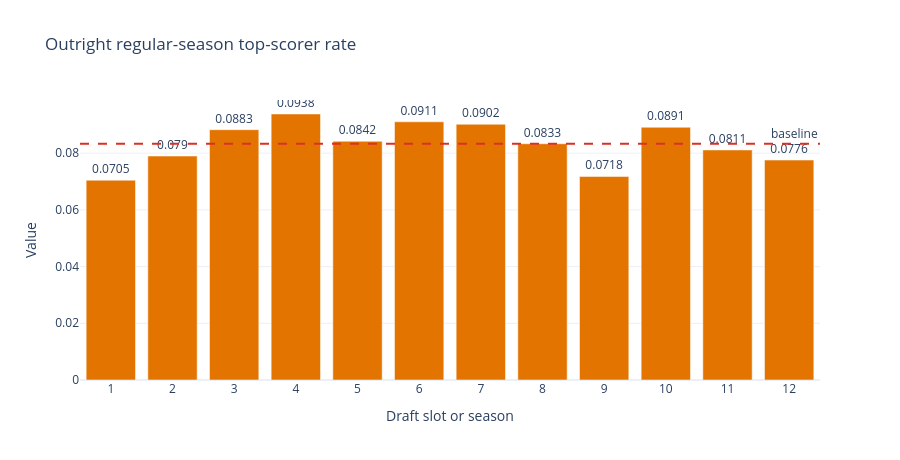

Notebook source saved alongside this figure:
### Markdown cell above
### What this cell does

- Plots the requested outright regular-season top-scorer rate by slot.

### Code cell
# CELL [8 top-scorer-chart]
svg_bar(ROOT / 'artifacts/eda_05_top_scorer_by_slot.svg', 'Outright regular-season top-scorer rate', [str(x['draft_slot']) for x in summary], [x['top_scorer_rate'] for x in summary], baseline=1/12, color='#e37400');

### Figure 1 — Plotly figure (JSON) as saved in the notebook; plotly's stock layout.template omitted (floating-point values rounded to 4 significant figures)
{"data": [{"marker": {"color": "#e37400"}, "text": ["0.0705", "0.079", "0.0883", "0.0938", "0.0842", "0.0911", "0.0902", "0.0833", "0.0718", "0.0891", "0.0811", "0.0776"], "textposition": "outside", "type": "bar", "x": ["1", "2", "3", "4", "5", "6", "7", "8", "9", "10", "11", "12"], "y": [0.07047, 0.07898, 0.08828, 0.09382, 0.0842, 0.09107, 0.0902, 0.08333, 0.0718, 0.08915, 0.08114, 0.07757]}], "layout": {"annotations": [{"showarrow": false, "text": "baseline", "x": 1, "xanchor": "right", "xref": "x domain", "y": 0.08333, "yanchor": "bottom", "yref": "y"}], "height": 460, "shapes": [{"line": {"color": "#d93025", "dash": "dash"}, "type": "line", "x0": 0, "x1": 1, "xref": "x domain", "y0": 0.08333, "y1": 0.08333, "yref": "y"}], "showlegend": false, "title": {"text": "Outright regular-season top-scorer rate"}, "xaxis": {"title": {"text": "Draft slot or season"}}, "yaxis": {"title": {"text": "Value"}}}}
